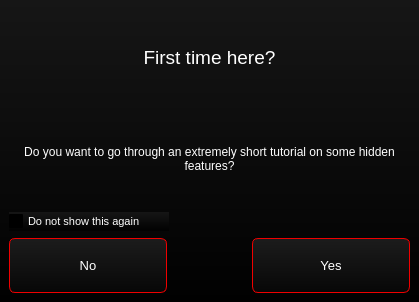
<?xml version="1.0" encoding="UTF-8"?>
<ui version="4.0">
 <class>WelcomeWindow</class>
 <widget class="QMainWindow" name="WelcomeWindow">
  <property name="geometry">
   <rect>
    <x>0</x>
    <y>0</y>
    <width>419</width>
    <height>302</height>
   </rect>
  </property>
  <property name="windowTitle">
   <string>Welcome</string>
  </property>
  <property name="styleSheet">
   <string notr="true">background-color: qlineargradient(spread:pad, x1:0.5, y1:1, x2:0.5, y2:0, stop:0 rgba(1,1,1,255), stop:1 rgba(22,22,22,255));

color: white;</string>
  </property>
  <widget class="QWidget" name="centralwidget">
   <layout class="QVBoxLayout" name="verticalLayout" stretch="35,35,10,20">
    <item>
     <widget class="QLabel" name="label">
      <property name="font">
       <font>
        <family>Segoe UI</family>
        <pointsize>14</pointsize>
       </font>
      </property>
      <property name="styleSheet">
       <string notr="true">background-color: rgba(255, 255, 255, 0);</string>
      </property>
      <property name="text">
       <string>First time here?</string>
      </property>
      <property name="alignment">
       <set>Qt::AlignCenter</set>
      </property>
     </widget>
    </item>
    <item>
     <widget class="QLabel" name="label_2">
      <property name="font">
       <font>
        <family>Segoe UI</family>
        <pointsize>9</pointsize>
       </font>
      </property>
      <property name="styleSheet">
       <string notr="true">background-color: rgba(255, 255, 255, 0);</string>
      </property>
      <property name="text">
       <string>Do you want to go through an extremely short tutorial on some hidden features?</string>
      </property>
      <property name="alignment">
       <set>Qt::AlignCenter</set>
      </property>
      <property name="wordWrap">
       <bool>true</bool>
      </property>
     </widget>
    </item>
    <item>
     <layout class="QHBoxLayout" name="horizontalLayout_2" stretch="40,60">
      <item>
       <widget class="QCheckBox" name="checkBox">
        <property name="font">
         <font>
          <family>Segoe UI</family>
          <pointsize>8</pointsize>
         </font>
        </property>
        <property name="text">
         <string>Do not show this again</string>
        </property>
       </widget>
      </item>
      <item>
       <spacer name="horizontalSpacer_2">
        <property name="orientation">
         <enum>Qt::Horizontal</enum>
        </property>
        <property name="sizeHint" stdset="0">
         <size>
          <width>40</width>
          <height>20</height>
         </size>
        </property>
       </spacer>
      </item>
     </layout>
    </item>
    <item>
     <layout class="QHBoxLayout" name="horizontalLayout" stretch="40,20,40">
      <item>
       <widget class="QPushButton" name="pushButton">
        <property name="sizePolicy">
         <sizepolicy hsizetype="Minimum" vsizetype="Expanding">
          <horstretch>0</horstretch>
          <verstretch>0</verstretch>
         </sizepolicy>
        </property>
        <property name="font">
         <font>
          <family>Segoe UI</family>
          <pointsize>10</pointsize>
         </font>
        </property>
        <property name="styleSheet">
         <string notr="true">QPushButton
{
	background-color: qlineargradient(spread:pad, x1:0.5, y1:1, x2:0.5, y2:0, stop:0 rgba(7, 7, 7, 255), stop:1 rgba(28, 28, 28, 255));
	border: 1px solid rgb(240, 0, 0);
	border-radius: 6px;
	color: white;
}

QPushButton:disabled
{
	background-color: qlineargradient(spread:pad, x1:0.5, y1:1, x2:0.5, y2:0, stop:0 rgba(4, 4, 4, 200), stop:1 rgba(29, 29, 29, 230));
	border: 1px solid darkred;
	color: rgb(50, 50, 50);
}

QPushButton:hover
{
	background-color: qlineargradient(spread:pad, x1:0.5, y1:1, x2:0.5, y2:0, stop:0 rgba(37, 37, 37, 255), stop:1 rgba(58, 58, 58, 255));
	border: 1px solid white;
}</string>
        </property>
        <property name="text">
         <string>No</string>
        </property>
       </widget>
      </item>
      <item>
       <spacer name="horizontalSpacer">
        <property name="orientation">
         <enum>Qt::Horizontal</enum>
        </property>
        <property name="sizeHint" stdset="0">
         <size>
          <width>40</width>
          <height>20</height>
         </size>
        </property>
       </spacer>
      </item>
      <item>
       <widget class="QPushButton" name="pushButton_2">
        <property name="sizePolicy">
         <sizepolicy hsizetype="Minimum" vsizetype="Expanding">
          <horstretch>0</horstretch>
          <verstretch>0</verstretch>
         </sizepolicy>
        </property>
        <property name="font">
         <font>
          <family>Segoe UI</family>
          <pointsize>10</pointsize>
         </font>
        </property>
        <property name="styleSheet">
         <string notr="true">QPushButton
{
	background-color: qlineargradient(spread:pad, x1:0.5, y1:1, x2:0.5, y2:0, stop:0 rgba(7, 7, 7, 255), stop:1 rgba(28, 28, 28, 255));
	border: 1px solid rgb(240, 0, 0);
	border-radius: 6px;
	color: white;
}

QPushButton:disabled
{
	background-color: qlineargradient(spread:pad, x1:0.5, y1:1, x2:0.5, y2:0, stop:0 rgba(4, 4, 4, 200), stop:1 rgba(29, 29, 29, 230));
	border: 1px solid darkred;
	color: rgb(50, 50, 50);
}

QPushButton:hover
{
	background-color: qlineargradient(spread:pad, x1:0.5, y1:1, x2:0.5, y2:0, stop:0 rgba(37, 37, 37, 255), stop:1 rgba(58, 58, 58, 255));
	border: 1px solid white;
}</string>
        </property>
        <property name="text">
         <string>Yes</string>
        </property>
       </widget>
      </item>
     </layout>
    </item>
   </layout>
  </widget>
  <widget class="QMenuBar" name="menubar">
   <property name="geometry">
    <rect>
     <x>0</x>
     <y>0</y>
     <width>419</width>
     <height>30</height>
    </rect>
   </property>
  </widget>
 </widget>
 <resources/>
 <connections/>
</ui>
